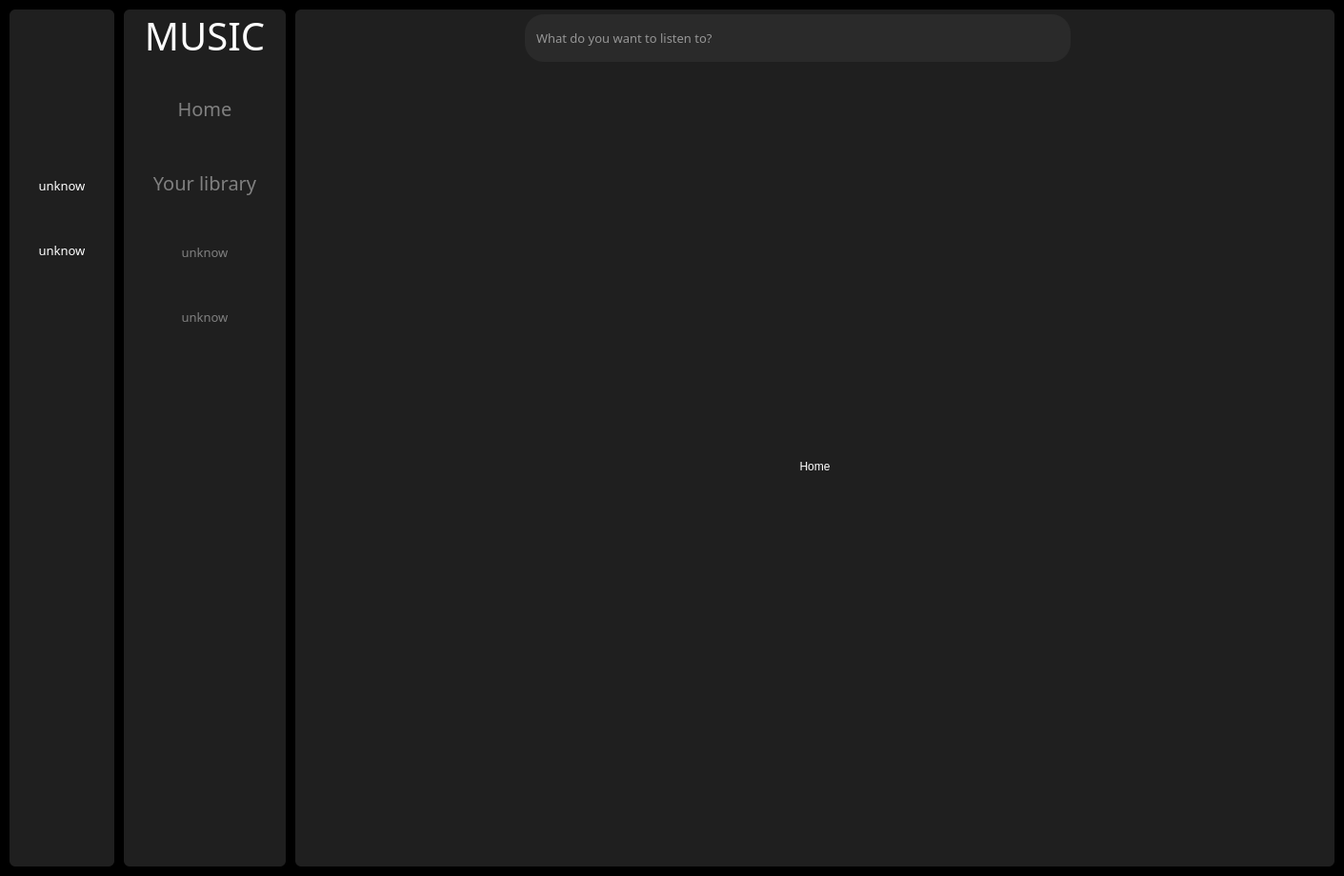
<?xml version="1.0" encoding="UTF-8"?>
<ui version="4.0">
 <class>MainWindow</class>
 <widget class="QMainWindow" name="MainWindow">
  <property name="geometry">
   <rect>
    <x>0</x>
    <y>0</y>
    <width>1411</width>
    <height>920</height>
   </rect>
  </property>
  <property name="font">
   <font>
    <family>Arial Rounded MT Bold</family>
    <pointsize>10</pointsize>
   </font>
  </property>
  <property name="windowTitle">
   <string>MainWindow</string>
  </property>
  <widget class="QWidget" name="centralwidget">
   <property name="styleSheet">
    <string notr="true">*{
border:none;
padding: 0px;
margin:0px;
color:#fff
}

#centralwidget{
background-color: black;
}

#icon_only_widget, #full_menu_widget, #main_widget, #profileCont{
background-color:#1f1f1f;
border-radius:6px

}

#profileCont {
border_raidius: 10px
}

#icon_only_widget QPushButton {
border:none;
padding:10px 30px;
border-radius:10px
}

#icon_only_widget QPushButton:hover {
border-radius:0px;
background-color: rgba(236, 236, 236, 0.1);
}

#full_menu_widget QPushButton {
border:none;
padding:10px 30px;
border-radius:10px;
color:gray
}

#full_menu_widget QPushButton:hover {
border-radius:0px;
background-color: rgba(236, 236, 236, 0.1);
}

#full_menu_widget QPushButton:checked {
color:white;
}

#search_input{
border:none;
padding: 15px 10px;
border-radius: 20px;
background-color: #2A2A2A;
color:white;
}

#search_input:hover {
border: 1px solid gray
}

#search_input:focus {
border: 2px solid white
}

#loginBtn{
background-color:rgb(52,152,219);
padding: 10px 20px;
border-radius: 20px;
color:white;
}

#loginBtn:hover {
border:1px solid black;
color:black;
background-color:white;
}

#signupBtn{
padding: 10px;
color: #606060;
}

#signupBtn:hover{
color:black
}</string>
   </property>
   <layout class="QGridLayout" name="gridLayout">
    <property name="leftMargin">
     <number>10</number>
    </property>
    <property name="topMargin">
     <number>10</number>
    </property>
    <property name="rightMargin">
     <number>10</number>
    </property>
    <property name="bottomMargin">
     <number>10</number>
    </property>
    <property name="spacing">
     <number>10</number>
    </property>
    <item row="0" column="0">
     <widget class="QWidget" name="icon_only_widget" native="true">
      <layout class="QVBoxLayout" name="verticalLayout_3">
       <property name="spacing">
        <number>0</number>
       </property>
       <property name="leftMargin">
        <number>0</number>
       </property>
       <property name="topMargin">
        <number>0</number>
       </property>
       <property name="rightMargin">
        <number>0</number>
       </property>
       <property name="bottomMargin">
        <number>0</number>
       </property>
       <item>
        <layout class="QHBoxLayout" name="logo_layout">
         <property name="spacing">
          <number>0</number>
         </property>
         <property name="bottomMargin">
          <number>0</number>
         </property>
         <item alignment="Qt::AlignVCenter">
          <widget class="QLabel" name="label">
           <property name="minimumSize">
            <size>
             <width>0</width>
             <height>0</height>
            </size>
           </property>
           <property name="maximumSize">
            <size>
             <width>60</width>
             <height>60</height>
            </size>
           </property>
           <property name="font">
            <font>
             <family>Arial Rounded MT Bold</family>
             <pointsize>5</pointsize>
            </font>
           </property>
           <property name="text">
            <string/>
           </property>
           <property name="pixmap">
            <pixmap>resources3.qrc/icons8-music-50.png</pixmap>
           </property>
           <property name="scaledContents">
            <bool>true</bool>
           </property>
           <property name="alignment">
            <set>Qt::AlignCenter</set>
           </property>
           <property name="margin">
            <number>10</number>
           </property>
          </widget>
         </item>
        </layout>
       </item>
       <item>
        <layout class="QVBoxLayout" name="verticalLayout">
         <property name="spacing">
          <number>30</number>
         </property>
         <property name="leftMargin">
          <number>0</number>
         </property>
         <property name="topMargin">
          <number>20</number>
         </property>
         <property name="rightMargin">
          <number>0</number>
         </property>
         <property name="bottomMargin">
          <number>0</number>
         </property>
         <item>
          <widget class="QPushButton" name="home_btn">
           <property name="text">
            <string/>
           </property>
           <property name="icon">
            <iconset>
             <normaloff>resources3.qrc/House.svg</normaloff>resources3.qrc/House.svg</iconset>
           </property>
           <property name="iconSize">
            <size>
             <width>40</width>
             <height>40</height>
            </size>
           </property>
           <property name="checkable">
            <bool>true</bool>
           </property>
           <property name="autoExclusive">
            <bool>true</bool>
           </property>
          </widget>
         </item>
         <item>
          <widget class="QPushButton" name="library_btn">
           <property name="text">
            <string/>
           </property>
           <property name="icon">
            <iconset>
             <normaloff>resources3.qrc/Playlist.svg</normaloff>resources3.qrc/Playlist.svg</iconset>
           </property>
           <property name="iconSize">
            <size>
             <width>40</width>
             <height>40</height>
            </size>
           </property>
           <property name="checkable">
            <bool>true</bool>
           </property>
           <property name="autoExclusive">
            <bool>true</bool>
           </property>
          </widget>
         </item>
         <item>
          <widget class="QPushButton" name="pushButton_4">
           <property name="text">
            <string>unknow</string>
           </property>
           <property name="checkable">
            <bool>true</bool>
           </property>
           <property name="autoExclusive">
            <bool>true</bool>
           </property>
          </widget>
         </item>
         <item>
          <widget class="QPushButton" name="pushButton_5">
           <property name="text">
            <string>unknow</string>
           </property>
           <property name="checkable">
            <bool>true</bool>
           </property>
           <property name="autoExclusive">
            <bool>true</bool>
           </property>
          </widget>
         </item>
        </layout>
       </item>
       <item>
        <spacer name="verticalSpacer">
         <property name="orientation">
          <enum>Qt::Vertical</enum>
         </property>
         <property name="sizeHint" stdset="0">
          <size>
           <width>20</width>
           <height>522</height>
          </size>
         </property>
        </spacer>
       </item>
      </layout>
     </widget>
    </item>
    <item row="0" column="1">
     <widget class="QWidget" name="full_menu_widget" native="true">
      <layout class="QVBoxLayout" name="verticalLayout_4">
       <property name="spacing">
        <number>5</number>
       </property>
       <property name="leftMargin">
        <number>0</number>
       </property>
       <property name="topMargin">
        <number>0</number>
       </property>
       <property name="rightMargin">
        <number>0</number>
       </property>
       <property name="bottomMargin">
        <number>0</number>
       </property>
       <item>
        <widget class="QLabel" name="label_3">
         <property name="font">
          <font>
           <family>Arial Rounded MT Bold</family>
           <pointsize>30</pointsize>
          </font>
         </property>
         <property name="text">
          <string>MUSIC</string>
         </property>
         <property name="alignment">
          <set>Qt::AlignCenter</set>
         </property>
         <property name="margin">
          <number>0</number>
         </property>
        </widget>
       </item>
       <item>
        <layout class="QVBoxLayout" name="verticalLayout_2">
         <property name="spacing">
          <number>30</number>
         </property>
         <property name="leftMargin">
          <number>0</number>
         </property>
         <property name="topMargin">
          <number>20</number>
         </property>
         <property name="rightMargin">
          <number>0</number>
         </property>
         <property name="bottomMargin">
          <number>0</number>
         </property>
         <item>
          <widget class="QPushButton" name="home_btn_2">
           <property name="font">
            <font>
             <family>Arial Rounded MT Bold</family>
             <pointsize>15</pointsize>
            </font>
           </property>
           <property name="text">
            <string>Home</string>
           </property>
           <property name="icon">
            <iconset>
             <normaloff>resources3.qrc/House.svg</normaloff>resources3.qrc/House.svg</iconset>
           </property>
           <property name="iconSize">
            <size>
             <width>40</width>
             <height>40</height>
            </size>
           </property>
           <property name="checkable">
            <bool>true</bool>
           </property>
           <property name="autoExclusive">
            <bool>true</bool>
           </property>
          </widget>
         </item>
         <item>
          <widget class="QPushButton" name="library_btn_2">
           <property name="font">
            <font>
             <family>Arial Rounded MT Bold</family>
             <pointsize>15</pointsize>
            </font>
           </property>
           <property name="text">
            <string>Your library</string>
           </property>
           <property name="icon">
            <iconset>
             <normaloff>resources3.qrc/Playlist.svg</normaloff>resources3.qrc/Playlist.svg</iconset>
           </property>
           <property name="iconSize">
            <size>
             <width>40</width>
             <height>40</height>
            </size>
           </property>
           <property name="checkable">
            <bool>true</bool>
           </property>
           <property name="autoExclusive">
            <bool>true</bool>
           </property>
          </widget>
         </item>
         <item>
          <widget class="QPushButton" name="pushButton_10">
           <property name="text">
            <string>unknow</string>
           </property>
           <property name="checkable">
            <bool>true</bool>
           </property>
           <property name="autoExclusive">
            <bool>true</bool>
           </property>
          </widget>
         </item>
         <item>
          <widget class="QPushButton" name="pushButton_11">
           <property name="text">
            <string>unknow</string>
           </property>
           <property name="checkable">
            <bool>true</bool>
           </property>
           <property name="autoExclusive">
            <bool>true</bool>
           </property>
          </widget>
         </item>
        </layout>
       </item>
       <item>
        <spacer name="verticalSpacer_2">
         <property name="orientation">
          <enum>Qt::Vertical</enum>
         </property>
         <property name="sizeHint" stdset="0">
          <size>
           <width>20</width>
           <height>511</height>
          </size>
         </property>
        </spacer>
       </item>
      </layout>
     </widget>
    </item>
    <item row="0" column="2">
     <widget class="QWidget" name="main_widget" native="true">
      <layout class="QVBoxLayout" name="verticalLayout_5">
       <property name="spacing">
        <number>0</number>
       </property>
       <property name="leftMargin">
        <number>0</number>
       </property>
       <property name="topMargin">
        <number>0</number>
       </property>
       <property name="rightMargin">
        <number>0</number>
       </property>
       <property name="bottomMargin">
        <number>0</number>
       </property>
       <item>
        <widget class="QWidget" name="header_page" native="true">
         <property name="minimumSize">
          <size>
           <width>0</width>
           <height>40</height>
          </size>
         </property>
         <layout class="QHBoxLayout" name="horizontalLayout_2">
          <property name="spacing">
           <number>5</number>
          </property>
          <property name="leftMargin">
           <number>5</number>
          </property>
          <property name="topMargin">
           <number>5</number>
          </property>
          <property name="rightMargin">
           <number>5</number>
          </property>
          <property name="bottomMargin">
           <number>5</number>
          </property>
          <item>
           <widget class="QPushButton" name="menu_btn">
            <property name="text">
             <string/>
            </property>
            <property name="icon">
             <iconset>
              <normaloff>resources3.qrc/icons8-menu-50.png</normaloff>resources3.qrc/icons8-menu-50.png</iconset>
            </property>
            <property name="iconSize">
             <size>
              <width>40</width>
              <height>40</height>
             </size>
            </property>
            <property name="checkable">
             <bool>true</bool>
            </property>
           </widget>
          </item>
          <item>
           <spacer name="horizontalSpacer">
            <property name="orientation">
             <enum>Qt::Horizontal</enum>
            </property>
            <property name="sizeType">
             <enum>QSizePolicy::Fixed</enum>
            </property>
            <property name="sizeHint" stdset="0">
             <size>
              <width>200</width>
              <height>20</height>
             </size>
            </property>
           </spacer>
          </item>
          <item>
           <layout class="QHBoxLayout" name="horizontalLayout">
            <item>
             <widget class="QLineEdit" name="search_input">
              <property name="minimumSize">
               <size>
                <width>0</width>
                <height>0</height>
               </size>
              </property>
              <property name="font">
               <font>
                <family>Arial Rounded MT Bold</family>
                <pointsize>10</pointsize>
               </font>
              </property>
              <property name="placeholderText">
               <string>What do you want to listen to?</string>
              </property>
             </widget>
            </item>
            <item>
             <widget class="QPushButton" name="search_btn">
              <property name="text">
               <string/>
              </property>
              <property name="icon">
               <iconset>
                <normaloff>resources3.qrc/icons8-search-50.png</normaloff>resources3.qrc/icons8-search-50.png</iconset>
              </property>
              <property name="iconSize">
               <size>
                <width>40</width>
                <height>40</height>
               </size>
              </property>
             </widget>
            </item>
           </layout>
          </item>
          <item>
           <spacer name="horizontalSpacer_2">
            <property name="orientation">
             <enum>Qt::Horizontal</enum>
            </property>
            <property name="sizeType">
             <enum>QSizePolicy::Fixed</enum>
            </property>
            <property name="sizeHint" stdset="0">
             <size>
              <width>200</width>
              <height>20</height>
             </size>
            </property>
           </spacer>
          </item>
          <item>
           <widget class="QPushButton" name="profile_btn">
            <property name="text">
             <string/>
            </property>
            <property name="icon">
             <iconset>
              <normaloff>resources3.qrc/icons8-male-user-50.png</normaloff>resources3.qrc/icons8-male-user-50.png</iconset>
            </property>
            <property name="iconSize">
             <size>
              <width>40</width>
              <height>40</height>
             </size>
            </property>
           </widget>
          </item>
         </layout>
        </widget>
       </item>
       <item>
        <widget class="QStackedWidget" name="stackedWidget">
         <property name="currentIndex">
          <number>0</number>
         </property>
         <widget class="QWidget" name="page">
          <layout class="QVBoxLayout" name="verticalLayout_6">
           <item>
            <widget class="QLabel" name="label_4">
             <property name="text">
              <string>Home</string>
             </property>
             <property name="alignment">
              <set>Qt::AlignCenter</set>
             </property>
            </widget>
           </item>
          </layout>
         </widget>
         <widget class="QWidget" name="page_3">
          <layout class="QVBoxLayout" name="verticalLayout_8">
           <item>
            <widget class="QLabel" name="label_6">
             <property name="text">
              <string>Search</string>
             </property>
             <property name="alignment">
              <set>Qt::AlignCenter</set>
             </property>
            </widget>
           </item>
          </layout>
         </widget>
         <widget class="QWidget" name="page_2">
          <layout class="QVBoxLayout" name="verticalLayout_7">
           <item>
            <widget class="QLabel" name="label_5">
             <property name="text">
              <string>Libraby</string>
             </property>
             <property name="alignment">
              <set>Qt::AlignCenter</set>
             </property>
            </widget>
           </item>
          </layout>
         </widget>
        </widget>
       </item>
      </layout>
     </widget>
    </item>
   </layout>
  </widget>
 </widget>
 <resources/>
 <connections>
  <connection>
   <sender>menu_btn</sender>
   <signal>toggled(bool)</signal>
   <receiver>icon_only_widget</receiver>
   <slot>setVisible(bool)</slot>
   <hints>
    <hint type="sourcelabel">
     <x>352</x>
     <y>19</y>
    </hint>
    <hint type="destinationlabel">
     <x>23</x>
     <y>800</y>
    </hint>
   </hints>
  </connection>
  <connection>
   <sender>menu_btn</sender>
   <signal>toggled(bool)</signal>
   <receiver>full_menu_widget</receiver>
   <slot>setHidden(bool)</slot>
   <hints>
    <hint type="sourcelabel">
     <x>365</x>
     <y>18</y>
    </hint>
    <hint type="destinationlabel">
     <x>339</x>
     <y>412</y>
    </hint>
   </hints>
  </connection>
  <connection>
   <sender>home_btn</sender>
   <signal>toggled(bool)</signal>
   <receiver>home_btn_2</receiver>
   <slot>setChecked(bool)</slot>
   <hints>
    <hint type="sourcelabel">
     <x>48</x>
     <y>86</y>
    </hint>
    <hint type="destinationlabel">
     <x>198</x>
     <y>67</y>
    </hint>
   </hints>
  </connection>
  <connection>
   <sender>home_btn_2</sender>
   <signal>toggled(bool)</signal>
   <receiver>home_btn</receiver>
   <slot>setChecked(bool)</slot>
   <hints>
    <hint type="sourcelabel">
     <x>117</x>
     <y>96</y>
    </hint>
    <hint type="destinationlabel">
     <x>71</x>
     <y>103</y>
    </hint>
   </hints>
  </connection>
  <connection>
   <sender>library_btn</sender>
   <signal>toggled(bool)</signal>
   <receiver>library_btn_2</receiver>
   <slot>setChecked(bool)</slot>
   <hints>
    <hint type="sourcelabel">
     <x>70</x>
     <y>238</y>
    </hint>
    <hint type="destinationlabel">
     <x>182</x>
     <y>234</y>
    </hint>
   </hints>
  </connection>
  <connection>
   <sender>library_btn_2</sender>
   <signal>toggled(bool)</signal>
   <receiver>library_btn</receiver>
   <slot>setChecked(bool)</slot>
   <hints>
    <hint type="sourcelabel">
     <x>120</x>
     <y>261</y>
    </hint>
    <hint type="destinationlabel">
     <x>76</x>
     <y>265</y>
    </hint>
   </hints>
  </connection>
 </connections>
</ui>
